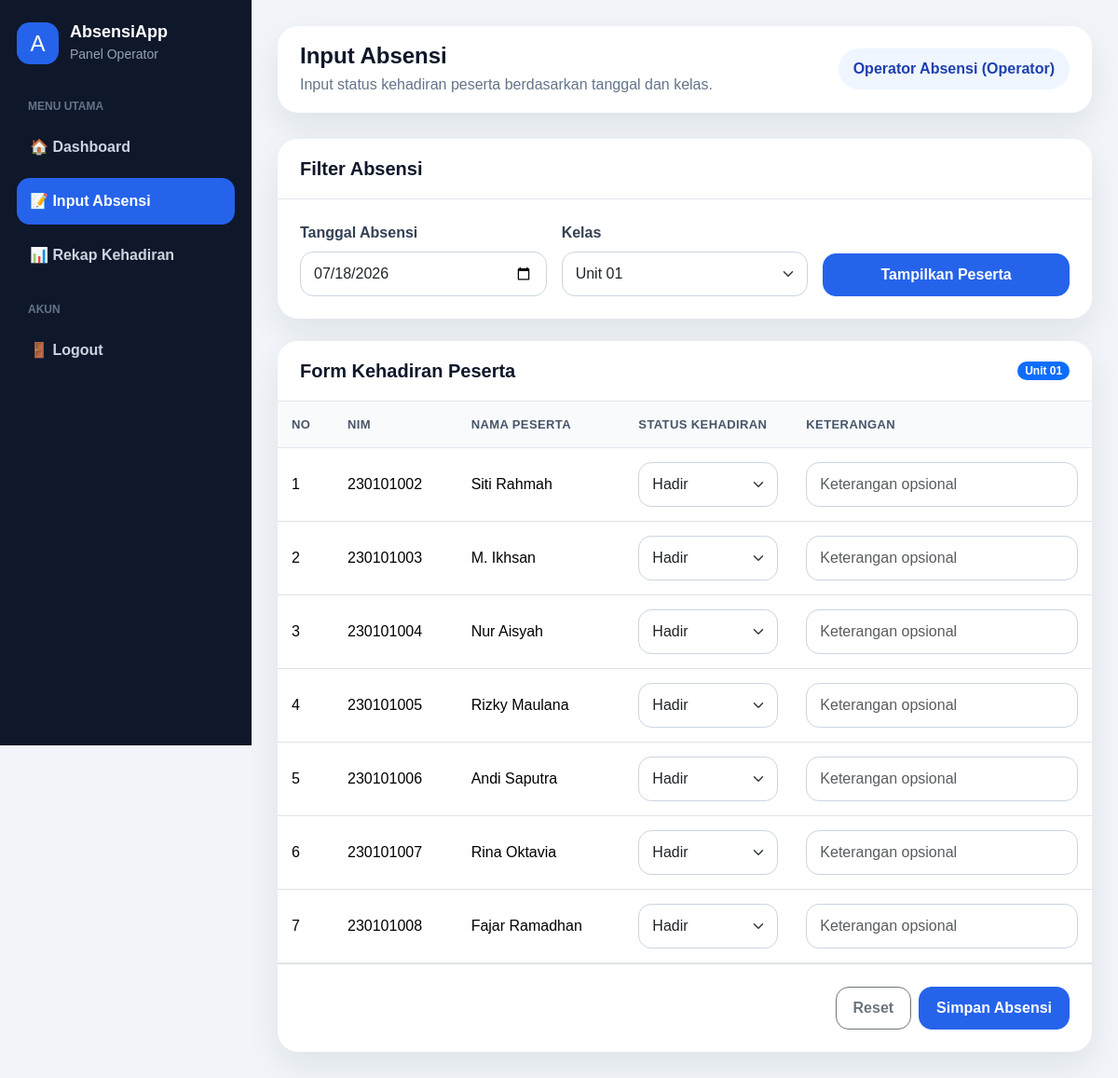
Screenshot of /absensi.php?kelas=Unit 01 (signed in) with the database file from the repository.
### tables this page shows
CREATE TABLE `peserta` (
  `id_peserta` int(11) NOT NULL,
  `nim` varchar(30) NOT NULL,
  `nama_peserta` varchar(100) NOT NULL,
  `jenis_kelamin` enum('L','P') NOT NULL,
  `kelas` varchar(50) NOT NULL,
  `prodi` varchar(100) DEFAULT NULL,
  `no_hp` varchar(20) DEFAULT NULL,
  `alamat` text DEFAULT NULL,
  `status_peserta` enum('aktif','nonaktif') DEFAULT 'aktif',
  `created_at` timestamp NOT NULL DEFAULT current_timestamp()
);

### absensi.php (the view, shortened to what this page needs)
<?php
include "koneksi.php";
$nama = $_SESSION['nama_lengkap'];
$role = $_SESSION['role'];
$halaman="absensi";
$tanggal = isset($_GET['tanggal']) ? $_GET['tanggal'] : date('Y-m-d');
$kelas = isset($_GET['kelas']) ? $_GET['kelas'] : '';
?>
<!DOCTYPE html>
<html lang="id">
<head>
    <link href="https://cdn.jsdelivr.net/npm/bootstrap@5.3.8/dist/css/bootstrap.min.css" rel="stylesheet">
    <link rel="stylesheet" href="assets/css/style.css">
</head>
<body>
<div class="app-layout">
    <aside class="sidebar">
        <div class="logo">
            <div class="logo-box">A</div>
            <div>
                <h4>AbsensiApp</h4>
                <small>
                Panel <?= ucfirst($role); ?>
                </small>
            </div>
        </div>
        <div class="menu-label">Menu Utama</div>
        <ul class="nav-menu">
        <li>
        <a href="dashboard.php" class="<?= ($halaman=='dashboard')?'active':'' ?>">🏠 Dashboard
        </a>
        </li>
        <li>
        <a href="absensi.php" class="<?= ($halaman=='absensi')?'active':'' ?>">📝 Input Absensi
        </a>
        </li>
        <li>
        <a href="rekap.php" class="<?= ($halaman=='rekap')?'active':'' ?>">📊 Rekap Kehadiran
        </a>
        </li>
        </ul>
        <div class="menu-label">Akun</div>
        <ul class="nav-menu">
            <li><a href="logout.php">🚪 Logout</a></li>
        </ul>
    </aside>
    <main class="main-content">
        <div class="topbar">
    <div>
        <h2>Input Absensi</h2>
        <p>Input status kehadiran peserta berdasarkan tanggal dan kelas.</p>
    </div>
    <div class="user-pill">
        <?= $nama; ?> (<?= ucfirst($role); ?>)
    </div>
</div>
        <div class="content-card mb-4">
            <div class="card-header">
                <h5>Filter Absensi</h5>
            </div>
            <div class="card-body">
                <form method="GET">
                    <div class="row g-3">
                        <div class="col-md-4">
                            <label class="form-label">Tanggal Absensi</label>
                            <input
                            type="date"
                            class="form-control"
                            name="tanggal"
                            value="<?= isset($_GET['tanggal']) ? $_GET['tanggal'] : date('Y-m-d'); ?>">
                        </div>
                        <div class="col-md-4">
                            <label class="form-label">Kelas</label>
                            <select class="form-select" name="kelas">
                            <?php
                            $kelasQuery = mysqli_query($conn,
                            "SELECT DISTINCT kelas FROM peserta
                            WHERE status_peserta='aktif'");
                            while($k = mysqli_fetch_assoc($kelasQuery)){
                            ?>
                            <option value="<?= $k['kelas']; ?>"
                            <?= ($kelas == $k['kelas']) ? 'selected' : ''; ?>>
                            <?= $k['kelas']; ?>
                            </option>
                            <?php } ?>
                            </select>
                        </div>
                        <div class="col-md-4 d-flex align-items-end">
                            <button type="submit" class="btn btn-primary w-100">
                                Tampilkan Peserta
                            </button>
                        </div>
                    </div>
                </form>
            </div>
        </div>
        <div class="content-card">
            <div class="card-header d-flex justify-content-between align-items-center">
                <h5>Form Kehadiran Peserta</h5>
                <span class="badge bg-primary rounded-pill">
                <?= $kelas ? $kelas : 'Belum dipilih'; ?>
                </span>
            </div>
            <div class="card-body p-0">
                <form action="absensi.php" method="post">
                    <div class="table-responsive">
                        <table class="table table-hover">
                            <thead>
                                <tr>
                                    <th width="60">No</th>
                                    <th>NIM</th>
                                    <th>Nama Peserta</th>
                                    <th width="180">Status Kehadiran</th>
                                    <th>Keterangan</th>
                                </tr>
                            </thead>
                            <tbody>
                            <?php if ($kelas == "") { ?>
                                <tr>
                                    <td colspan="5" class="text-center py-4">
                                        Silakan pilih unit terlebih dahulu.
                                    </td>
                                </tr>
                            <?php } else {
                                $no = 1;
                                $data = mysqli_query($conn, "
                                    SELECT * FROM peserta
                                    WHERE kelas='$kelas'
                                    AND status_peserta='aktif'
                                ");
                                while ($d = mysqli_fetch_assoc($data)) {
                                    $cekAbsen = mysqli_query($conn, "
                                        SELECT * FROM absensi
                                        WHERE id_peserta='".$d['id_peserta']."'
                                        AND tanggal='$tanggal'
                                    ");
                                    $absen = mysqli_fetch_assoc($cekAbsen);
                                    $statusAbsen = $absen['status_kehadiran'] ?? 'hadir';
                                    $ket = $absen['keterangan'] ?? '';
                            ?>
                                <tr>
                                    <td><?= $no++; ?></td>
                                    <td><?= $d['nim']; ?></td>
                                    <td><?= $d['nama_peserta']; ?></td>
                                    <td>
                                        <select class="form-select"
                                            name="status[<?= $d['id_peserta']; ?>]">
                                            <option value="hadir"
                                                <?= ($statusAbsen == 'hadir') ? 'selected' : ''; ?>>
                                                Hadir
                                            </option>
                                        </select>
                                    </td>
                                    <td>
                                        <input
                                            type="text"
                                            class="form-control"
                                            name="keterangan[<?= $d['id_peserta']; ?>]"
                                            value="<?= $ket; ?>"
                                            placeholder="Keterangan opsional">
                                    </td>
                                </tr>
                            <?php }
                            } ?>
                        </tbody>
                        </table>
                    </div>
                    <div class="p-4 border-top d-flex justify-content-end gap-2">
                        <button type="reset" class="btn btn-outline-secondary">
                            Reset
                        </button>
                        <?php if ($kelas != "") { ?>
                        <button type="submit" name="simpan" class="btn btn-primary">
                            Simpan Absensi
                        </button>
                        <?php } ?>
                    </div>
                </form>
            </div>
        </div>
    </main>
</div>
</body>
</html>

### assets/css/style.css (style rules this page uses)
:root { --primary: #2563eb; --primary-dark: #1e40af; --secondary: #64748b; --success: #16a34a; --warning: #f59e0b; --danger: #dc2626; --info: #0891b2; --dark: #0f172a; --light: #f8fafc; --soft-blue: #eff6ff; --border: #e2e8f0; --card-shadow: 0 15px 35px rgba(15, 23, 42, 0.08); }
* { box-sizing: border-box; }
body { font-family: Arial, Helvetica, sans-serif; background: #f1f5f9; color: #1e293b; margin: 0; }
a { text-decoration: none; }
.app-layout { display: flex; min-height: 100vh; }
.sidebar { width: 270px; background: #0f172a; color: white; padding: 24px 18px; position: fixed; min-height: 100vh; }
.sidebar .logo { display: flex; align-items: center; gap: 12px; margin-bottom: 35px; }
.logo-box { width: 45px; height: 45px; border-radius: 14px; background: #2563eb; display: flex; align-items: center; justify-content: center; font-size: 24px; }
.sidebar .logo h4 { margin: 0; font-size: 18px; font-weight: 800; }
.sidebar .logo small { color: #94a3b8; }
.menu-label { color: #64748b; font-size: 12px; text-transform: uppercase; font-weight: 700; margin: 24px 12px 10px; }
.nav-menu { list-style: none; padding: 0; margin: 0; }
.nav-menu li { margin-bottom: 8px; }
.nav-menu a { color: #cbd5e1; display: flex; align-items: center; gap: 12px; padding: 13px 14px; border-radius: 14px; font-weight: 600; transition: 0.2s ease; }
.nav-menu a:hover, .nav-menu a.active { background: #2563eb; color: white; }
.main-content { margin-left: 270px; width: calc(100% - 270px); padding: 28px; }
.topbar { background: white; border-radius: 22px; padding: 18px 24px; box-shadow: var(--card-shadow); display: flex; align-items: center; justify-content: space-between; margin-bottom: 28px; }
.topbar h2 { font-weight: 800; font-size: 24px; margin: 0; color: var(--dark); }
.topbar p { margin: 4px 0 0; color: var(--secondary); }
.user-pill { background: var(--soft-blue); color: var(--primary-dark); border-radius: 50px; padding: 10px 16px; font-weight: 700; }
.content-card { background: white; border-radius: 22px; box-shadow: var(--card-shadow); border: 0; overflow: hidden; }
.content-card .card-header { background: white; border-bottom: 1px solid var(--border); padding: 20px 24px; }
.content-card .card-header h5 { margin: 0; font-weight: 800; color: var(--dark); }
.content-card .card-body { padding: 24px; }
.form-label { font-weight: 700; color: #334155; }
.form-control, .form-select { border-radius: 14px; border-color: #cbd5e1; padding: 11px 14px; }
.btn { border-radius: 14px; font-weight: 700; padding: 10px 18px; }
.btn-primary { background: var(--primary); border-color: var(--primary); }
.table { margin-bottom: 0; }
.table thead th { background: #f8fafc; color: #475569; font-size: 13px; text-transform: uppercase; letter-spacing: 0.4px; border-bottom: 1px solid var(--border); }
.table td, .table th { vertical-align: middle; padding: 15px; }

### rows the page displays
peserta: nim "230101002", nama_peserta "Siti Rahmah", id_peserta "Hadir"
peserta: nim "230101003", nama_peserta "M. Ikhsan", id_peserta "Hadir"
peserta: nim "230101004", nama_peserta "Nur Aisyah", id_peserta "Hadir"
peserta: nim "230101005", nama_peserta "Rizky Maulana", id_peserta "Hadir"
peserta: nim "230101006", nama_peserta "Andi Saputra", id_peserta "Hadir"
peserta: nim "230101007", nama_peserta "Rina Oktavia", id_peserta "Hadir"
peserta: nim "230101008", nama_peserta "Fajar Ramadhan", id_peserta "Hadir"

### other values shown
$role "Operator"
$nama "Operator Absensi"
$kelas "Unit 01"
form field kelas "Unit 01"
